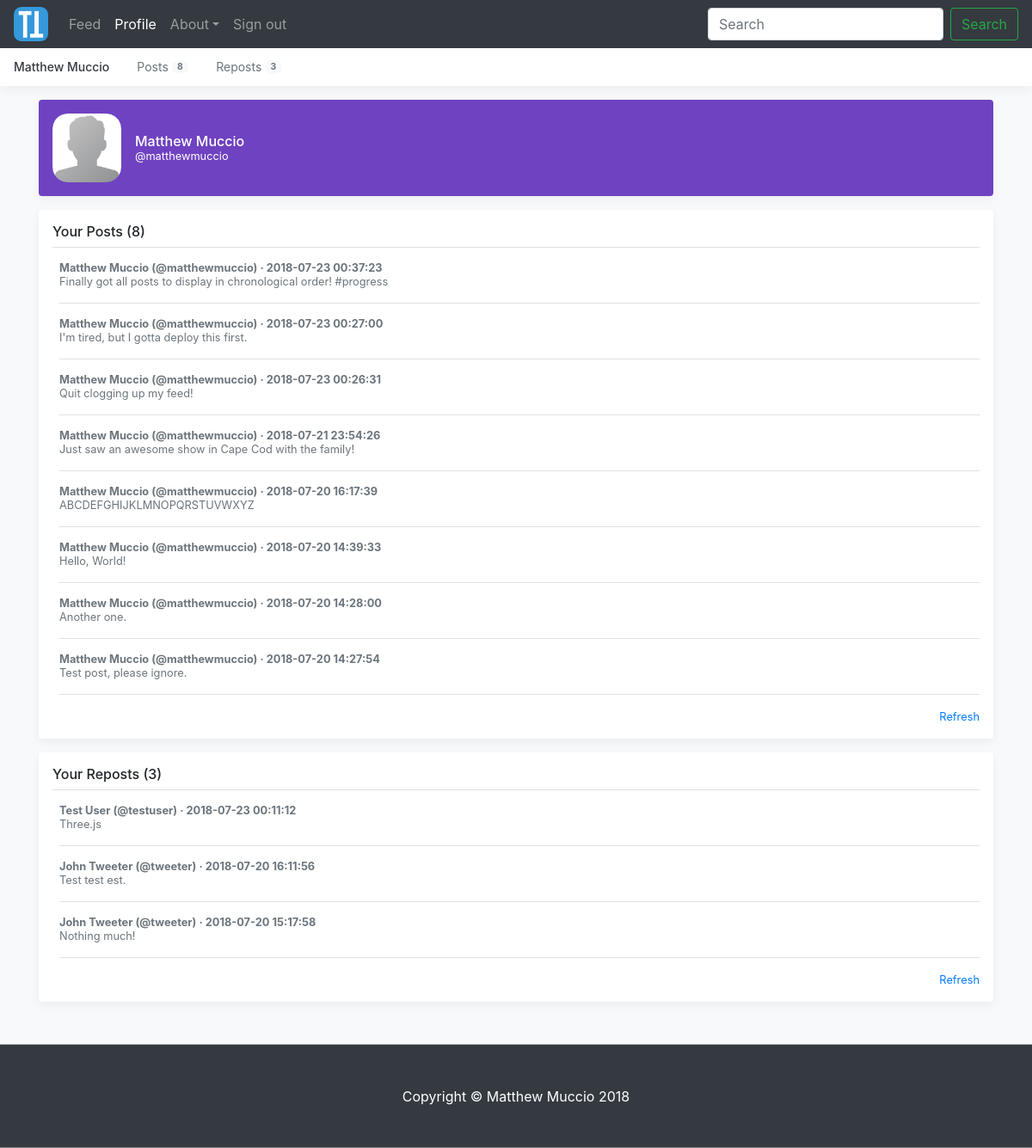
/profile/ (signed in), run on the app's committed database.
### tables this page shows
CREATE TABLE posts(
		id INTEGER PRIMARY KEY AUTOINCREMENT,
		author_username VARCHAR(20) NOT NULL,
		author_first_name VARCHAR(50) NOT NULL,
		author_last_name VARCHAR(50) NOT NULL,
		content VARCHAR(280) NOT NULL,
		post_time DATETIME NOT NULL,
		FOREIGN KEY(author_username) REFERENCES users(username),
		FOREIGN KEY(author_first_name) REFERENCES users(first_name),
		FOREIGN KEY(author_last_name) REFERENCES users(last_name)
	);

### run/core/controllers/profile.py (the view)
@controller.route("/", methods=["GET"])
def show_profile():
    if "username" in session:
        return render_template("profile.html", \
                                username=session["username"], \
                                first_name=session["first_name"], \
                                last_name=session["last_name"], \
                                num_posts=model.get_num_posts(session["username"]), \
								num_reposts=model.get_num_reposts(session["username"]), \
                                posts=model.get_posts(session["username"]), \
                                reposts=model.get_reposts(session["username"]), \
                                title="Profile")
    else:
        return redirect(url_for("main.show_main"))

### run/core/models/mapper.py (called while the page is built)
def get_num_posts(username):
	connection = sqlite3.connect("master.db", check_same_thread=False)
	cursor = connection.cursor()
	cursor.execute("SELECT num_posts FROM users WHERE username=?", (username,))
	try:
		result = cursor.fetchall()[0][0]
	except IndexError:
		result = None
	cursor.close()
	connection.close()
	return result

def get_num_reposts(username):
	connection = sqlite3.connect("master.db", check_same_thread=False)
	cursor = connection.cursor()
	cursor.execute("SELECT num_reposts FROM users WHERE username=?", (username,))
	try:
		result = cursor.fetchall()[0][0]
	except IndexError:
		result = None
	cursor.close()
	connection.close()
	return result

def get_posts(username):
	connection = sqlite3.connect("master.db", check_same_thread=False)
	cursor = connection.cursor()
	cursor.execute("SELECT id, content, post_time FROM posts WHERE author_username=? ORDER BY post_time DESC", (username,))
	try:
		result = cursor.fetchall()
		posts = {}
		for r in result:
			posts[r[0]] = [r[1], r[2]]
		all_posts = collections.OrderedDict(sorted(posts.items(), reverse=True))
	except (TypeError, IndexError):
		return None
	cursor.close()
	connection.close()
	return all_posts

def get_post(post_id):
	connection = sqlite3.connect("master.db", check_same_thread=False)
	cursor = connection.cursor()
	cursor.execute("SELECT id, author_username, author_first_name, author_last_name, content, post_time FROM posts WHERE id=? ORDER BY post_time DESC", (post_id,))
	try:
		result = cursor.fetchall()
		for r in result:
			post = [r[1], r[2], r[3], r[4], r[5]]
	except (TypeError, IndexError):
		return None
	cursor.close()
	connection.close()
	return post

def get_reposts(username):
	connection = sqlite3.connect("master.db", check_same_thread=False)
	cursor = connection.cursor()
	cursor.execute("SELECT post_id FROM reposts WHERE reposter_username=?", (username,))
	try:
		post_ids = cursor.fetchall()
		post_ids_list = [i[0] for i in post_ids]
		reposts = {}
		for post_id in post_ids_list:
			reposts[post_id] = get_post(post_id)
		all_reposts = collections.OrderedDict(sorted(reposts.items(), reverse=True))
	except (TypeError, IndexError):
		return None
	cursor.close()
	connection.close()
	return all_reposts

### run/core/models/model.py (called while the page is built)
def get_num_posts(username):
	return mapper.get_num_posts(username)

def get_num_reposts(username):
	return mapper.get_num_reposts(username)

def get_posts(username):
	return mapper.get_posts(username)

def get_reposts(username):
	return mapper.get_reposts(username)

### run/core/templates/profile.html (shortened to what this page needs)
{% extends "base.html" %}
{% block content %}
    <main role="main" class="container">
        <div class="d-flex align-items-center p-3 my-3 text-white-50 bg-purple rounded box-shadow">
            <img class="mr-3" src="{{ url_for('static', filename='default-profile-pic.png') }}" alt="" width="80" height="80">
            <div class="lh-100">
                <h6 class="mb-0 text-white lh-100"><a href="{{ url_for('profile.show_profile') }}" class="no-link">{{ first_name }} {{ last_name }}</a></h6>
                <small class="mb-0 text-white lh-100">@<a href="{{ url_for('profile.show_profile') }}" class="no-link">{{ username }}</a></small>
            </div>
        </div>
        <div class="my-3 p-3 bg-white rounded box-shadow">
            <h6 class="border-bottom border-gray pb-2 mb-0">Your Posts ({{num_posts}})</h6>
            {% if posts %}
            {% for post_id, post_info in posts.items() %}
            <div class="media text-muted pt-3">
                <p class="media-body pb-3 mb-0 small lh-125 border-bottom border-gray">
                <strong class="d-block text-gray-dark">{{ first_name }} {{ last_name }} (@{{ username }}) · {{ post_info[1] }}</strong>
                    {{ post_info[0] }}
                </p>
            </div>
            {% endfor %}
            {% endif %}
            <small class="d-block text-right mt-3">
                <a href="">Refresh</a>
            </small>
        </div>
        <div class="my-3 p-3 bg-white rounded box-shadow">
            <h6 class="border-bottom border-gray pb-2 mb-0">Your Reposts ({{ num_reposts }})</h6>
            {% if reposts %}
            {% for post_id, post_info in reposts.items() %}
            <div class="media text-muted pt-3">
                <p class="media-body pb-3 mb-0 small lh-125 border-bottom border-gray">
                <strong class="d-block text-gray-dark">{{ post_info[1] }} {{ post_info[2] }} (@{{ post_info[0] }}) · {{ post_info[4] }}</strong>
                    {{ post_info[3] }}
                </p>
            </div>
            {% endfor %}
            {% endif %}
            <small class="d-block text-right mt-3">
                <a href="">Refresh</a>
            </small>
        </div>
    </main>
{% endblock %}

### run/core/static/base-styles.css (style rules this page uses)
html, body { overflow-x: hidden; height: 100%; }
body { padding-top: 56px; }
.text-white-50 { color: rgba(255, 255, 255, .5); }
.bg-purple { background-color: #6f42c1; }
.border-bottom { border-bottom: 1px solid #e5e5e5; }
.box-shadow { box-shadow: 0 .25rem .75rem rgba(0, 0, 0, .05); }
.lh-100 { line-height: 1; }
.lh-125 { line-height: 1.25; }
.no-link { color: white; }

### data on the page
posts: post_time "2018-07-23 00:37:23", content "Finally got all posts to display in chronological order! #progress"
posts: post_time "2018-07-23 00:27:00", content "I'm tired, but I gotta deploy this first."
posts: post_time "2018-07-23 00:26:31", content "Quit clogging up my feed!"
posts: post_time "2018-07-21 23:54:26", content "Just saw an awesome show in Cape Cod with the family!"
posts: post_time "2018-07-20 16:17:39", content "ABCDEFGHIJKLMNOPQRSTUVWXYZ"
posts: post_time "2018-07-20 14:39:33", content "Hello, World!"
posts: post_time "2018-07-20 14:28:00", content "Another one."
posts: post_time "2018-07-20 14:27:54", content "Test post, please ignore."
posts: author_first_name "Test", author_last_name "User", author_username "testuser", post_time "2018-07-23 00:11:12", content "Three.js"
posts: author_first_name "John", author_last_name "Tweeter", author_username "tweeter", post_time "2018-07-20 16:11:56", content "Test test est."
posts: author_first_name "John", author_last_name "Tweeter", author_username "tweeter", post_time "2018-07-20 15:17:58", content "Nothing much!"

### other printed values
{{ first_name }} "Matthew"
{{ last_name }} "Muccio"
{{ num_posts }} "8"
{{ num_reposts }} "3"
{{ username }} "matthewmuccio"
{{ first_name }} "Matthew" "Matthew" "Matthew" "Matthew" "Matthew" "Matthew" "Matthew" "Matthew"
{{ last_name }} "Muccio" "Muccio" "Muccio" "Muccio" "Muccio" "Muccio" "Muccio" "Muccio"
{{ username }} "matthewmuccio" "matthewmuccio" "matthewmuccio" "matthewmuccio" "matthewmuccio" "matthewmuccio" "matthewmuccio" "matthewmuccio"
